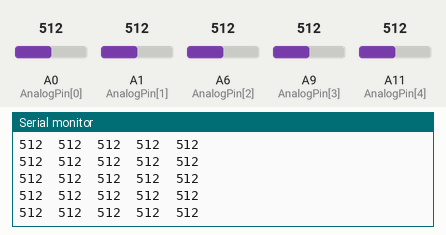
This sketch was run on a simulated Arduino Mega 2560, built with avr-gcc and run on an emulated ATmega2560. On the bench: the last lines printed to the serial monitor. The inputs (shaded band) are chosen by the test bench; at power-on: A6 (AnalogPin[2]) = 512, A0 (AnalogPin[0]) = 512, A1 (AnalogPin[1]) = 512, A9 (AnalogPin[3]) = 512, A11 (AnalogPin[4]) = 512.

Above: at 4.2 s.
4.3 s: A6 (AnalogPin[2]) set to 104
At 4.33 s:
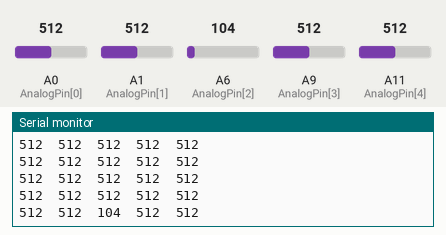
5.8 s: A6 (AnalogPin[2]) set to 94
At 5.82 s:
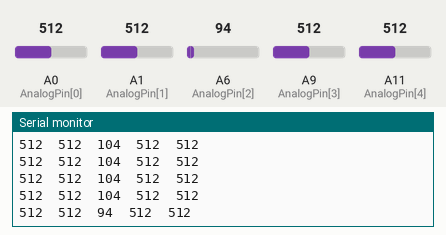
Timing chart, 0 to 8.8 s (numbered marks = the images above; inputs shaded):
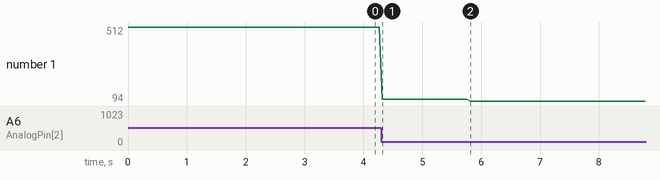

Measured:
- after the input at 4.3 s, the serial monitor: prints a new line at once (image 1)
- after the input at 5.8 s, the serial monitor: prints a new line at once (image 2)
- plotted number 1: 512 → 104 after the input at 4.3 s, 104 → 94 after the input at 5.8 s

The sketch:

sensor.ino
```cpp
int AnalogValue[5] = {0, 0, 0, 0, 0};
int AnalogPin[5] = {A0, A1, A6, A9, A11}; //Analog pins P4.7, P4.4, P4.2, P4.0, P6.1
// J3 -> 28, 26, 25, 24, 23
// keep A8 free for tone O/P music
int value;
void setup()
{
  // put your setup code here, to run once:
  Serial.begin(9600);
}
void loop()
{
  // put your main code here, to run repeatedly:
  int i = value;
  for (i = 0; i < 5; i++)
  {
    AnalogValue[i] = analogRead(AnalogPin[i]);

    Serial.print(AnalogValue[i]); // This prints the actual analog reading from the sensors
    Serial.print("\t"); //tab over on screen
    if (i == 4)
    {
      Serial.println(""); //carriage return
      delay(50); // display new set of readings every 600mS
    }
  }
}
```
